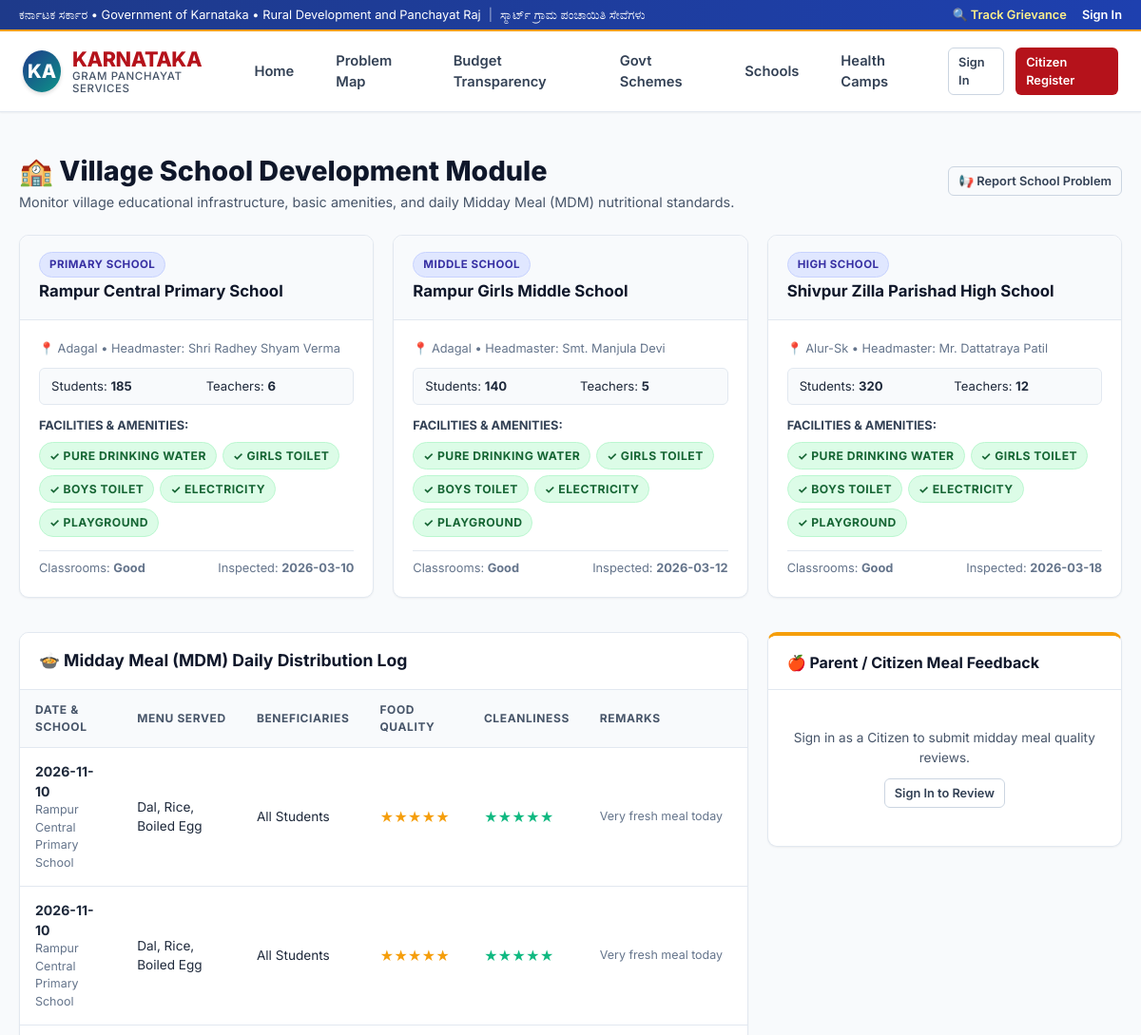
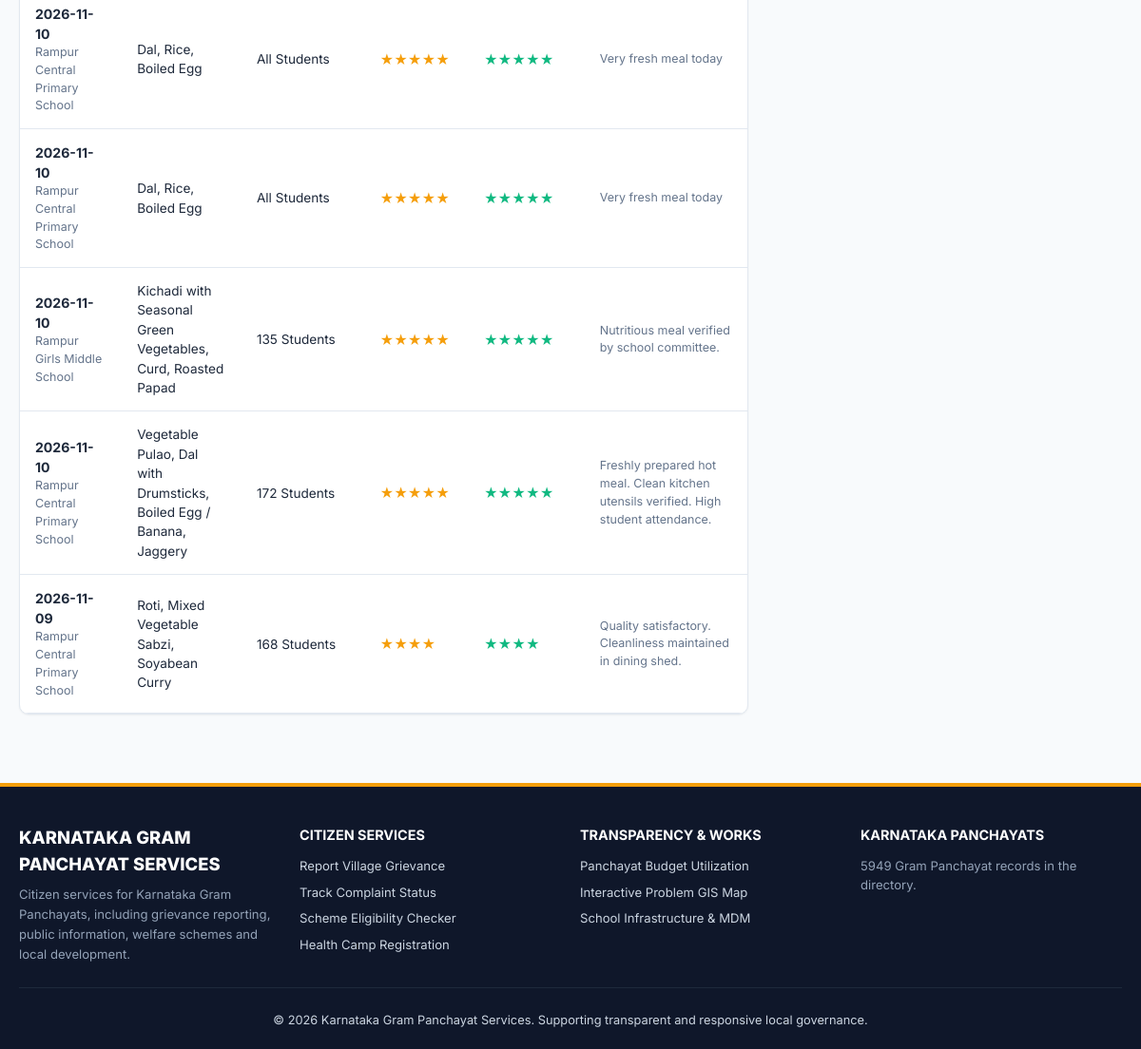
The app's page /schools, older data (2 pictures, top to bottom).
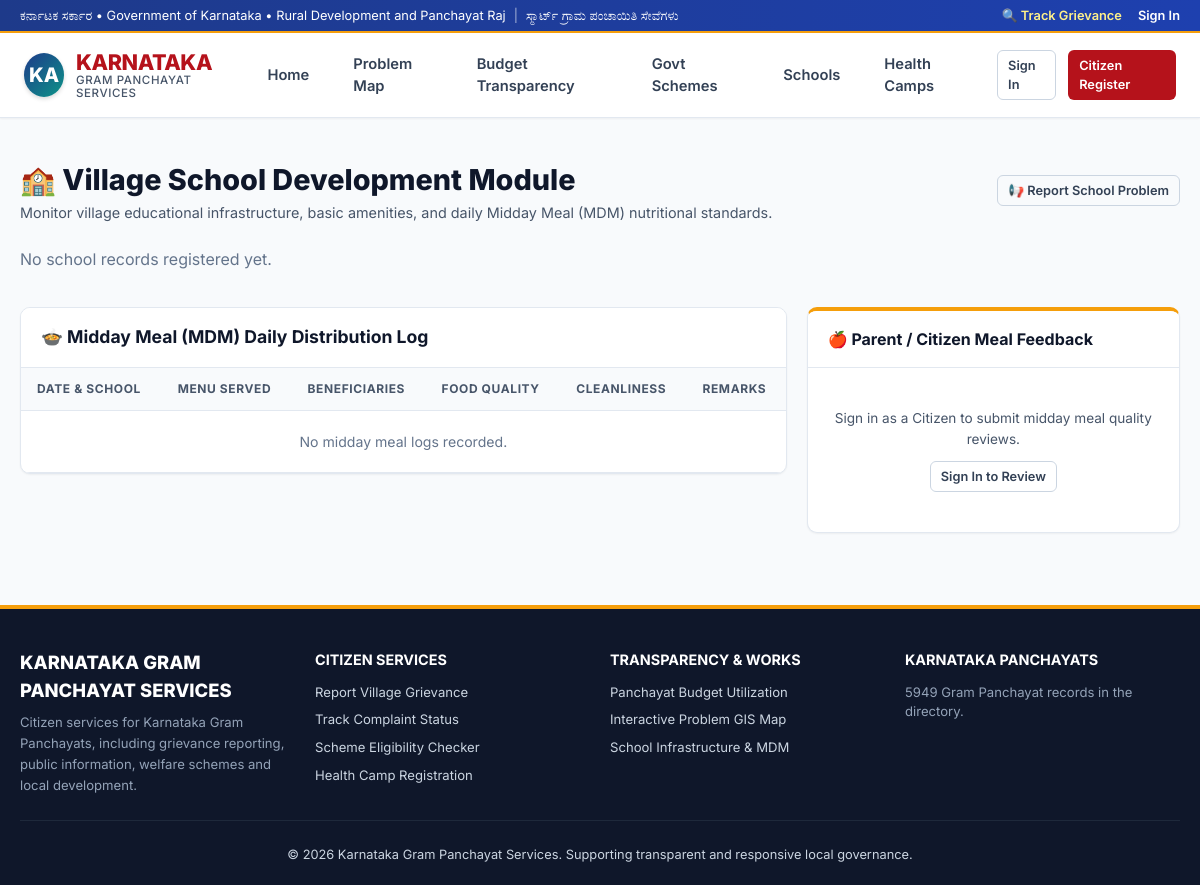
The same page, newer data.
### tables this page shows
CREATE TABLE schools (
        id INTEGER PRIMARY KEY AUTOINCREMENT,
        panchayat_id INTEGER NOT NULL,
        school_name TEXT NOT NULL,
        school_type TEXT NOT NULL,
        principal_name TEXT,
        contact_number TEXT,
        total_students INTEGER DEFAULT 0,
        total_teachers INTEGER DEFAULT 0,
        has_drinking_water INTEGER DEFAULT 1,
        has_boys_toilet INTEGER DEFAULT 1,
        has_girls_toilet INTEGER DEFAULT 1,
        has_electricity INTEGER DEFAULT 1,
        has_computer_lab INTEGER DEFAULT 0,
        has_playground INTEGER DEFAULT 1,
        classroom_condition TEXT DEFAULT 'Good',
        last_inspection_date DATE,
        created_at TIMESTAMP DEFAULT CURRENT_TIMESTAMP,
        FOREIGN KEY (panchayat_id) REFERENCES panchayats(id) ON DELETE CASCADE
    );

CREATE TABLE panchayats (
        id INTEGER PRIMARY KEY AUTOINCREMENT,
        name TEXT NOT NULL,
        code TEXT UNIQUE NOT NULL,
        block TEXT NOT NULL,
        district TEXT NOT NULL,
        state TEXT NOT NULL,
        population INTEGER DEFAULT 0,
        total_budget REAL DEFAULT 0.0,
        allocated_budget REAL DEFAULT 0.0,
        spent_budget REAL DEFAULT 0.0,
        latitude REAL,
        longitude REAL,
        created_at TIMESTAMP DEFAULT CURRENT_TIMESTAMP
    );

CREATE TABLE midday_meal_logs (
        id INTEGER PRIMARY KEY AUTOINCREMENT,
        school_id INTEGER NOT NULL,
        date DATE NOT NULL,
        menu_served TEXT NOT NULL,
        students_served INTEGER,
        cleanliness_rating INTEGER DEFAULT 4,
        food_quality_rating INTEGER DEFAULT 4,
        remarks TEXT,
        recorded_by_user_id INTEGER,
        created_at TIMESTAMP DEFAULT CURRENT_TIMESTAMP,
        FOREIGN KEY (school_id) REFERENCES schools(id) ON DELETE CASCADE,
        FOREIGN KEY (recorded_by_user_id) REFERENCES users(id) ON DELETE SET NULL
    );

### app.py (the view)
@app.route('/schools')
def public_schools():
    cursor = g.db.cursor()
    panchayat_id = request.args.get('panchayat_id', type=int)
    query = """
        SELECT s.*, p.name as panchayat_name
        FROM schools s
        JOIN panchayats p ON s.panchayat_id = p.id
    """
    params = []
    if panchayat_id:
        query += " WHERE s.panchayat_id = ?"
        params.append(panchayat_id)
    query += " ORDER BY s.school_name ASC"
    cursor.execute(query, params)
    schools = cursor.fetchall()
    meal_query = """
        SELECT m.*, s.school_name, p.name as panchayat_name
        FROM midday_meal_logs m
        JOIN schools s ON m.school_id = s.id
        JOIN panchayats p ON s.panchayat_id = p.id
    """
    if panchayat_id:
        meal_query += " WHERE s.panchayat_id = ?"
    meal_query += " ORDER BY m.date DESC, m.id DESC LIMIT 10"
    cursor.execute(meal_query, params)
    meals = cursor.fetchall()
    return render_template(
        'schools.html',
        schools=schools,
        meals=meals,
        selected_panchayat_id=panchayat_id
    )

### templates/schools.html (shortened to what this page needs)
{% extends "base.html" %}
{% block content %}
<div style="margin-bottom: 24px; display: flex; justify-content: space-between; align-items: center; flex-wrap: wrap; gap: 12px;">
  <div>
    <h1 style="font-size: 1.8rem; font-weight: 800; color: var(--slate-900);">🏫 Village School Development Module</h1>
    <p style="color: var(--slate-600); font-size: 0.9rem;">
      Monitor village educational infrastructure, basic amenities, and daily Midday Meal (MDM) nutritional standards.
    </p>
  </div>
  <div style="display: flex; gap: 8px;">
    <a href="{{ url_for('submit_complaint') }}?category=School+Problems" class="btn btn-outline btn-sm">
      📢 Report School Problem
    </a>
  </div>
</div>
<div class="grid-3" style="margin-bottom: 36px;">
  {% for school in schools %}
    <div class="card" style="margin-bottom: 0; display: flex; flex-direction: column;">
      <div class="card-header" style="background: var(--slate-50);">
        <div>
          <span class="badge badge-assigned" style="font-size: 0.72rem; margin-bottom: 2px;">{{ school.school_type }}</span>
          <h3 style="font-size: 1.05rem; font-weight: 700; color: var(--slate-900);">{{ school.school_name }}</h3>
        </div>
      </div>
      <div class="card-body" style="flex: 1; font-size: 0.85rem; line-height: 1.6;">
        <div style="font-size: 0.8rem; color: #64748b; margin-bottom: 10px;">
          📍 {{ school.panchayat_name }} • Headmaster: {{ school.principal_name or 'N/A' }}
        </div>
        <div class="grid-2" style="background: var(--slate-50); border: 1px solid var(--slate-200); padding: 8px 12px; border-radius: var(--radius-sm); margin-bottom: 12px; font-size: 0.82rem;">
          <div>Students: <strong>{{ school.total_students }}</strong></div>
          <div>Teachers: <strong>{{ school.total_teachers }}</strong></div>
        </div>
        <div style="font-weight: 700; font-size: 0.8rem; color: var(--slate-700); margin-bottom: 6px; text-transform: uppercase;">
          Facilities & Amenities:
        </div>
        <div style="display: flex; flex-wrap: wrap; gap: 6px; margin-bottom: 14px;">
          <span class="badge {% if school.has_drinking_water %}badge-resolved{% else %}badge-rejected{% endif %}">
            {% if school.has_drinking_water %}✓ Pure Drinking Water{% else %}✗ No Clean Water{% endif %}
          </span>
          <span class="badge {% if school.has_girls_toilet %}badge-resolved{% else %}badge-rejected{% endif %}">
            {% if school.has_girls_toilet %}✓ Girls Toilet{% else %}✗ No Girls Toilet{% endif %}
          </span>
          <span class="badge {% if school.has_boys_toilet %}badge-resolved{% else %}badge-rejected{% endif %}">
            {% if school.has_boys_toilet %}✓ Boys Toilet{% else %}✗ No Boys Toilet{% endif %}
          </span>
          <span class="badge {% if school.has_electricity %}badge-resolved{% else %}badge-rejected{% endif %}">
            {% if school.has_electricity %}✓ Electricity{% else %}✗ No Electricity{% endif %}
          </span>
          <span class="badge {% if school.has_playground %}badge-resolved{% else %}badge-rejected{% endif %}">
            {% if school.has_playground %}✓ Playground{% else %}✗ No Playground{% endif %}
          </span>
        </div>
        <div style="border-top: 1px solid var(--slate-200); padding-top: 8px; font-size: 0.8rem; color: #64748b; display: flex; justify-content: space-between;">
          <span>Classrooms: <strong>{{ school.classroom_condition }}</strong></span>
          <span>Inspected: <strong>{{ school.last_inspection_date or 'Recent' }}</strong></span>
        </div>
      </div>
    </div>
  {% else %}
    <p style="color: #64748b;">No school records registered yet.</p>
  {% endfor %}
</div>
<div class="grid-3" style="align-items: flex-start;">
  <div style="grid-column: span 2;">
    <div class="card">
      <div class="card-header">
        <div class="card-title">🍲 Midday Meal (MDM) Daily Distribution Log</div>
      </div>
      <div class="card-body" style="padding: 0;">
        <div class="table-responsive">
          <table class="table">
            <thead>
              <tr>
                <th>Date & School</th>
                <th>Menu Served</th>
                <th>Beneficiaries</th>
                <th>Food Quality</th>
                <th>Cleanliness</th>
                <th>Remarks</th>
              </tr>
            </thead>
            <tbody>
              {% for m in meals %}
                <tr>
                  <td>
                    <strong>{{ m.date }}</strong>
                    <div style="font-size: 0.78rem; color: #64748b;">{{ m.school_name }}</div>
                  </td>
                  <td style="font-size: 0.85rem; max-width: 220px;">{{ m.menu_served }}</td>
                  <td style="font-size: 0.85rem;">{{ m.students_served or 'All' }} Students</td>
                  <td>
                    <span style="color: #f59e0b; font-weight: bold;">
                      {% for i in range(m.food_quality_rating or 4) %}★{% endfor %}
                    </span>
                  </td>
                  <td>
                    <span style="color: #10b981; font-weight: bold;">
                      {% for i in range(m.cleanliness_rating or 4) %}★{% endfor %}
                    </span>
                  </td>
                  <td style="font-size: 0.78rem; color: #64748b;">{{ m.remarks or 'Satisfactory' }}</td>
                </tr>
              {% else %}
                <tr><td colspan="6" style="text-align: center; color: #64748b; padding: 20px;">No midday meal logs recorded.</td></tr>
              {% endfor %}
            </tbody>
          </table>
        </div>
      </div>
    </div>
  </div>
  <div style="grid-column: span 1;">
    <div class="card" style="border-top: 4px solid var(--accent);">
      <div class="card-header">
        <div class="card-title" style="font-size: 1rem;">🍎 Parent / Citizen Meal Feedback</div>
      </div>
      <div class="card-body">
        {% if current_user and current_user.role == 'citizen' %}
          <p style="font-size: 0.82rem; color: var(--slate-600); margin-bottom: 14px;">
            Parents can submit daily feedback on midday meal freshness, hygiene, and portion size.
          </p>
          <form method="POST" action="/school/1/meal-feedback" id="mealFeedbackForm">
            <div class="form-group">
              <label class="form-label" for="school_select">Select School *</label>
              <select id="school_select" class="form-select" onchange="document.getElementById('mealFeedbackForm').action = '/school/' + this.value + '/meal-feedback';" required>
                {% for s in schools %}
                  <option value="{{ s.id }}">{{ s.school_name }}</option>
                {% endfor %}
              </select>
            </div>
            <div class="form-group">
              <label class="form-label">Food Quality Rating (1 to 5):</label>
              <select name="food_quality_rating" class="form-select" required>
                <option value="5">★★★★★ Excellent / Hot & Fresh</option>
                <option value="4" selected>★★★★☆ Good</option>
                <option value="3">★★★☆☆ Average</option>
                <option value="2">★★☆☆☆ Substandard</option>
                <option value="1">★☆☆☆☆ Poor / Stale</option>
              </select>
            </div>
            <div class="form-group">
              <label class="form-label">Kitchen Cleanliness Rating (1 to 5):</label>
              <select name="cleanliness_rating" class="form-select" required>
                <option value="5">★★★★★ Very Clean Utensils & Water</option>
                <option value="4" selected>★★★★☆ Clean</option>
                <option value="3">★★★☆☆ Moderate</option>
                <option value="2">★★☆☆☆ Unhygienic</option>
              </select>
            </div>
            <div class="form-group">
              <label class="form-label" for="remarks">Comments / Observations:</label>
              <textarea name="remarks" id="remarks" rows="2" class="form-control" placeholder="e.g. Fresh green vegetables served, clean plates verified." required></textarea>
            </div>
            <button type="submit" class="btn btn-primary btn-sm" style="width: 100%; font-weight: 700;">
              Submit Meal Feedback
            </button>
          </form>
        {% else %}
          <div style="text-align: center; padding: 20px 0;">
            <p style="font-size: 0.85rem; color: var(--slate-600); margin-bottom: 12px;">
              Sign in as a Citizen to submit midday meal quality reviews.
            </p>
            <a href="{{ url_for('login') }}" class="btn btn-outline btn-sm">Sign In to Review</a>
          </div>
        {% endif %}
      </div>
    </div>
  </div>
</div>
{% endblock %}

Row changes from the older to the newer data that the page shows:
removed schools: school_type "PRIMARY SCHOOL", school_name "Rampur Central Primary School", panchayat_name "Adagal", principal_name "Shri Radhey Shyam Verma", total_students "185", total_teachers "6", has_drinking_water "✓ PURE DRINKING WATER", has_girls_toilet "✓ GIRLS TOILET", has_boys_toilet "✓ BOYS TOILET", has_electricity "✓ ELECTRICITY", has_playground "✓ PLAYGROUND", classroom_condition "Good", last_inspection_date "2026-03-10"
removed schools: school_type "MIDDLE SCHOOL", school_name "Rampur Girls Middle School", panchayat_name "Adagal", principal_name "Smt. Manjula Devi", total_students "140", total_teachers "5", has_drinking_water "✓ PURE DRINKING WATER", has_girls_toilet "✓ GIRLS TOILET", has_boys_toilet "✓ BOYS TOILET", has_electricity "✓ ELECTRICITY", has_playground "✓ PLAYGROUND", classroom_condition "Good", last_inspection_date "2026-03-12"
removed schools: school_type "HIGH SCHOOL", school_name "Shivpur Zilla Parishad High School", panchayat_name "Alur-Sk", principal_name "Mr. Dattatraya Patil", total_students "320", total_teachers "12", has_drinking_water "✓ PURE DRINKING WATER", has_girls_toilet "✓ GIRLS TOILET", has_boys_toilet "✓ BOYS TOILET", has_electricity "✓ ELECTRICITY", has_playground "✓ PLAYGROUND", classroom_condition "Good", last_inspection_date "2026-03-18"
removed midday_meal_logs: date "2026-11-10", school_name "Rampur Central Primary School", menu_served "Dal, Rice, Boiled Egg", students_served "All", food_quality_rating 5 (drawn), cleanliness_rating 5 (drawn), remarks "Very fresh meal today"
removed midday_meal_logs: date "2026-11-10", school_name "Rampur Central Primary School", menu_served "Dal, Rice, Boiled Egg", students_served "All", food_quality_rating 5 (drawn), cleanliness_rating 5 (drawn), remarks "Very fresh meal today"
removed midday_meal_logs: date "2026-11-10", school_name "Rampur Central Primary School", menu_served "Dal, Rice, Boiled Egg", students_served "All", food_quality_rating 5 (drawn), cleanliness_rating 5 (drawn), remarks "Very fresh meal today"
removed midday_meal_logs: date "2026-11-10", school_name "Rampur Central Primary School", menu_served "Dal, Rice, Boiled Egg", students_served "All", food_quality_rating 5 (drawn), cleanliness_rating 5 (drawn), remarks "Very fresh meal today"
removed midday_meal_logs: date "2026-11-10", school_name "Rampur Girls Middle School", menu_served "Kichadi with Seasonal Green Vegetables, Curd, Roasted Papad", students_served "135", food_quality_rating 5 (drawn), cleanliness_rating 5 (drawn), remarks "Nutritious meal verified by school committee."
removed midday_meal_logs: date "2026-11-10", school_name "Rampur Central Primary School", menu_served "Vegetable Pulao, Dal with Drumsticks, Boiled Egg / Banana, Jaggery", students_served "172", food_quality_rating 5 (drawn), cleanliness_rating 5 (drawn), remarks "Freshly prepared hot meal. Clean kitchen utensils verified. High student attendance."
removed midday_meal_logs: date "2026-11-09", school_name "Rampur Central Primary School", menu_served "Roti, Mixed Vegetable Sabzi, Soyabean Curry", students_served "168", food_quality_rating 4 (drawn), cleanliness_rating 4 (drawn), remarks "Quality satisfactory. Cleanliness maintained in dining shed."
Text that changed along with them:
text now shown: "No school records registered yet. No midday meal logs recorded."
